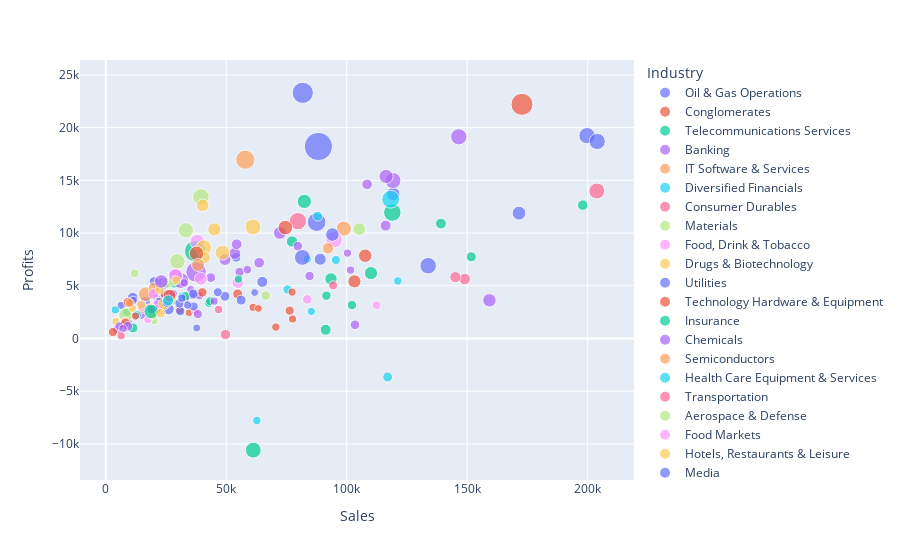

Notebook cell for this chart:
### Code cell
#Let's take outliners out

df_8_new = df_8[~df_8['Company'].isin(['ExxonMobil', 'Royal Dutch Shell', 'BP', 'Wal-Mart Stores'])]

fig_satis_kar_8 = px.scatter(df_8_new, x='Sales', y='Profits', color='Industry', size='Market_Value', hover_name='Company')

fig_satis_kar_8.show()

### Figure 1 — Plotly figure (JSON) as saved in the notebook; plotly's stock layout.template omitted (floating-point values rounded to 4 significant figures)
{"data": [{"hovertemplate": "<b>%{hovertext}</b><br><br>Industry=Oil & Gas Operations<br>Sales=%{x}<br>Profits=%{y}<br>Market_Value=%{marker.size}<extra></extra>", "hovertext": ["PetroChina", "Gazprom", "Petrobras-Petróleo Brasil", "Sinopec-China Petroleum", "Total", "Chevron", "ConocoPhillips", "ENI", "Schlumberger", "StatoilHydro", "Reliance Industries", "BG Group", "Rosneft", "Cnooc", "Occidental Petroleum", "Lukoil Holding", "EnCana", "Oil & Natural Gas", "Suncor Energy", "Devon Energy", "Transocean", "Repsol-YPF"], "legendgroup": "Oil & Gas Operations", "marker": {"color": "#636efa", "size": [546140, 306790, 236670, 186380, 181800, 179970, 129150, 127380, 103380, 98360, 89290, 79280, 77940, 76060, 63640, 62250, 57470, 54110, 47960, 45650, 44570, 42350], "sizemode": "area", "sizeref": 1365.0, "symbol": "circle"}, "mode": "markers", "name": "Oil & Gas Operations", "orientation": "v", "showlegend": true, "type": "scatter", "x": [88240, 81760, 87520, 133790, 199740, 203970, 171500, 119270, 23710, 89000, 26070, 16430, 21960, 11160, 20010, 54110, 24280, 18900, 18080, 11360, 6380, 61800], "xaxis": "x", "y": [18210, 23300, 11040, 6900, 19240, 18690, 11890, 13700, 5180, 7520, 2790, 3460, 3630, 3880, 5400, 7690, 4240, 4110, 2850, 3610, 3130, 4360], "yaxis": "y"}, {"hovertemplate": "<b>%{hovertext}</b><br><br>Industry=Conglomerates<br>Sales=%{x}<br>Profits=%{y}<br>Market_Value=%{marker.size}<extra></extra>", "hovertext": ["General Electric", "Siemens", "United Technologies", "ABB", "3M", "Honeywell International"], "legendgroup": "Conglomerates", "marker": {"color": "#EF553B", "size": [330930, 118470, 69110, 58070, 55480, 42830], "sizemode": "area", "sizeref": 1365.0, "symbol": "circle"}, "mode": "markers", "name": "Conglomerates", "orientation": "v", "showlegend": true, "type": "scatter", "x": [172740, 103200, 54760, 30670, 24460, 34590], "xaxis": "x", "y": [22210, 5420, 4220, 2720, 4100, 2440], "yaxis": "y"}, {"hovertemplate": "<b>%{hovertext}</b><br><br>Industry=Telecommunications Services<br>Sales=%{x}<br>Profits=%{y}<br>Market_Value=%{marker.size}<extra></extra>", "hovertext": ["China Mobile", "AT&T", "Vodafone", "Telefónica", "América Móvil", "Verizon Communications", "France Telecom", "Deutsche Telekom", "China Telecom", "Nippon Telegraph & Tel", "Telstra", "Telecom Italia", "Singapore Telecom"], "legendgroup": "Telecommunications Services", "marker": {"color": "#00cc96", "size": [308590, 210220, 171940, 138420, 104700, 104270, 87890, 83190, 61890, 60270, 56680, 48620, 43960], "sizemode": "area", "sizeref": 1365.0, "symbol": "circle"}, "mode": "markers", "name": "Telecommunications Services", "orientation": "v", "showlegend": true, "type": "scatter", "x": [37060, 118930, 61230, 82400, 28530, 93470, 77310, 91260, 22420, 91570, 20110, 42810, 8670], "xaxis": "x", "y": [8290, 11950, -10590, 13000, 5370, 5650, 9200, 830, 3480, 4060.0, 2760, 3350, 2490], "yaxis": "y"}, {"hovertemplate": "<b>%{hovertext}</b><br><br>Industry=Banking<br>Sales=%{x}<br>Profits=%{y}<br>Market_Value=%{marker.size}<extra></extra>", "hovertext": ["ICBC", "HSBC Holdings", "Bank of America", "Bank of China", "JPMorgan Chase", "CCB-China Construction Bank", "Citigroup", "Banco Santander", "Mitsubishi UFJ Financial", "Wells Fargo", "Intesa Sanpaolo", "BNP Paribas", "BBVA-Banco Bilbao Vizcaya", "UniCredit Group", "Royal Bank of Scotland", "Sberbank", "Bank of Communications", "Royal Bank of Canada", "China Merchants Bank", "Société Générale Group", "Barclays", "Wachovia", "Banco Bradesco", "Sumitomo Mitsui Financial", "US Bancorp", "Commonwealth Bank", "Lloyds TSB Group", "Bank of New York Mellon", "Mizuho Financial", "Toronto-Dominion Bank", "Bank of Nova Scotia", "Standard Chartered Group", "Crédit Agricole", "HBOS", "National Australia Bank", "KBC Group"], "legendgroup": "Banking", "marker": {"color": "#ab63fa", "size": [289570, 180810, 176530, 171450, 136880, 126550, 123440, 113270, 98140, 96370, 86290, 81900, 78290, 77460, 76640, 71880, 71240, 64410, 63650, 62930, 62430, 60690, 59800, 56100, 55390, 51860, 50950, 50270, 48800, 48380, 48080, 46940, 45730, 44840, 43950, 43660], "sizemode": "area", "sizeref": 1365.0, "symbol": "circle"}, "mode": "markers", "name": "Banking", "orientation": "v", "showlegend": true, "type": "scatter", "x": [37480, 146500, 119190, 31130, 116350, 29160, 159230, 72260, 49490, 53590, 22250, 116160, 54340, 63670, 108450, 14750, 8850, 43570, 4840, 103440, 79700, 55530, 36120, 33040, 20310, 26480, 58740, 14780, 32520.0, 26510, 28020, 21250, 101590, 100320, 38880, 35220], "xaxis": "x", "y": [6310, 19130, 14980, 5490, 15370, 5930, 3620, 10020, 7500, 8060.0, 3380, 10710, 8940, 7190, 14620, 3150, 1570, 5770, 870, 1300, 8760, 6310, 4110, 3760, 4320, 3800, 6530, 2220, 5280, 4200, 4250, 2810, 6490, 8100, 4060.0, 4660], "yaxis": "y"}, {"hovertemplate": "<b>%{hovertext}</b><br><br>Industry=IT Software & Services<br>Sales=%{x}<br>Profits=%{y}<br>Market_Value=%{marker.size}<extra></extra>", "hovertext": ["Microsoft", "IBM", "Google", "Oracle", "SAP"], "legendgroup": "IT Software & Services", "marker": {"color": "#FFA15A", "size": [253150, 157620, 147660, 96570, 57770], "sizemode": "area", "sizeref": 1365.0, "symbol": "circle"}, "mode": "markers", "name": "IT Software & Services", "orientation": "v", "showlegend": true, "type": "scatter", "x": [57900, 98790, 16590, 20080, 14960], "xaxis": "x", "y": [16960, 10420, 4200, 4780, 2810], "yaxis": "y"}, {"hovertemplate": "<b>%{hovertext}</b><br><br>Industry=Diversified Financials<br>Sales=%{x}<br>Profits=%{y}<br>Market_Value=%{marker.size}<extra></extra>", "hovertext": ["Berkshire Hathaway", "UBS", "Goldman Sachs Group", "Deutsche Bank", "Credit Suisse Group", "Fortis", "American Express", "Merrill Lynch", "Morgan Stanley", "Sun Hung Kai Properties"], "legendgroup": "Diversified Financials", "marker": {"color": "#19d3f3", "size": [216650, 68260, 67160, 56270, 50850, 49040, 48980, 48020, 46530, 45820], "sizemode": "area", "sizeref": 1365.0, "symbol": "circle"}, "mode": "markers", "name": "Diversified Financials", "orientation": "v", "showlegend": true, "type": "scatter", "x": [118250, 116980, 87970, 95500, 83720, 121190, 31560, 62680, 85330, 3960], "xaxis": "x", "y": [13210, -3650, 11600, 7450, 7530, 5460, 4010, -7780, 2560, 2710], "yaxis": "y"}, {"hovertemplate": "<b>%{hovertext}</b><br><br>Industry=Consumer Durables<br>Sales=%{x}<br>Profits=%{y}<br>Market_Value=%{marker.size}<extra></extra>", "hovertext": ["Procter & Gamble", "Toyota Motor", "Volkswagen Group", "Daimler", "L'Oréal Group", "Honda Motor"], "legendgroup": "Consumer Durables", "marker": {"color": "#FF6692", "size": [203670, 175080, 90230, 85160, 72990, 56820], "sizemode": "area", "sizeref": 1365.0, "symbol": "circle"}, "mode": "markers", "name": "Consumer Durables", "orientation": "v", "showlegend": true, "type": "scatter", "x": [79740, 203800, 149000, 145110, 20830, 94350], "xaxis": "x", "y": [11130, 13990, 5640, 5820, 2720, 5040], "yaxis": "y"}, {"hovertemplate": "<b>%{hovertext}</b><br><br>Industry=Materials<br>Sales=%{x}<br>Profits=%{y}<br>Market_Value=%{marker.size}<extra></extra>", "hovertext": ["BHP Billiton", "Rio Tinto", "Vale", "China Shenhua Energy", "ArcelorMittal", "Anglo American", "Xstrata", "MMC Norilsk Nickel", "Aluminum Corp of China", "Posco", "Barrick Gold", "Baoshan Iron & Steel"], "legendgroup": "Materials", "marker": {"color": "#B6E880", "size": [190620, 165480, 161390, 134730, 108820, 85050, 77010, 51450, 51080, 49210, 45510, 42160], "sizemode": "area", "sizeref": 1365.0, "symbol": "circle"}, "mode": "markers", "name": "Materials", "orientation": "v", "showlegend": true, "type": "scatter", "x": [39500, 29700, 33230, 8230, 105220, 25470, 28210, 11930, 7930, 27910, 6780, 20150], "xaxis": "x", "y": [13420, 7310, 10260, 2240, 10370, 5290, 5500, 6190, 1500, 3580, 1200, 1670], "yaxis": "y"}, {"hovertemplate": "<b>%{hovertext}</b><br><br>Industry=Food, Drink & Tobacco<br>Sales=%{x}<br>Profits=%{y}<br>Market_Value=%{marker.size}<extra></extra>", "hovertext": ["Nestlé", "Altria Group", "Coca-Cola", "PepsiCo", "Unilever", "British Amer Tobacco", "InBev", "Diageo", "Japan Tobacco", "Kraft Foods"], "legendgroup": "Food, Drink & Tobacco", "marker": {"color": "#FF97FF", "size": [188110, 154200, 135860, 111420, 92750, 76070, 55890, 52920, 48860, 47790], "sizemode": "area", "sizeref": 1365.0, "symbol": "circle"}, "mode": "markers", "name": "Food, Drink & Tobacco", "orientation": "v", "showlegend": true, "type": "scatter", "x": [94760, 38050, 28860, 39470, 54820, 19880, 21070, 15020, 17530, 37240], "xaxis": "x", "y": [9380, 9160, 5980, 5660, 5300, 4230, 3210, 2990, 1790, 2590], "yaxis": "y"}, {"hovertemplate": "<b>%{hovertext}</b><br><br>Industry=Drugs & Biotechnology<br>Sales=%{x}<br>Profits=%{y}<br>Market_Value=%{marker.size}<extra></extra>", "hovertext": ["Johnson & Johnson", "Roche Holding", "Pfizer", "GlaxoSmithKline", "Novartis", "Sanofi-aventis", "Merck & Co", "Wyeth", "Eli Lilly & Co", "AstraZeneca", "Amgen", "Takeda Pharmaceutical", "Bristol-Myers Squibb", "Gilead Sciences", "Novo Nordisk"], "legendgroup": "Drugs & Biotechnology", "marker": {"color": "#FECB52", "size": [175510, 169320, 152170, 120050, 111620, 101170, 95920, 58360, 56870, 54860, 49510, 47440, 44750, 43950, 42650], "sizemode": "area", "sizeref": 1365.0, "symbol": "circle"}, "mode": "markers", "name": "Drugs & Biotechnology", "orientation": "v", "showlegend": true, "type": "scatter", "x": [61100, 40650, 48420, 45070, 40220, 40950, 24200, 22400, 18630, 29210, 14770, 11110, 19350, 4230, 8190.0], "xaxis": "x", "y": [10580, 8600, 8140.0, 10350, 12620, 7680, 3280, 4620, 2950, 5530, 3170, 2860, 2170, 1620, 1670], "yaxis": "y"}, {"hovertemplate": "<b>%{hovertext}</b><br><br>Industry=Utilities<br>Sales=%{x}<br>Profits=%{y}<br>Market_Value=%{marker.size}<extra></extra>", "hovertext": ["EDF Group", "E.ON", "Suez Group", "Iberdrola", "RWE Group", "ENEL", "Gaz de France", "Exelon", "UES of Russia", "CEZ", "Veolia Environnement"], "legendgroup": "Utilities", "marker": {"color": "#636efa", "size": [170810, 126220, 83560, 72780, 68190, 67000, 56730, 49490, 47090, 43860, 42780], "sizemode": "area", "sizeref": 1365.0, "symbol": "circle"}, "mode": "markers", "name": "Utilities", "orientation": "v", "showlegend": true, "type": "scatter", "x": [81600, 94040, 64960.0, 25500, 56170, 49470, 36470, 18920, 34000, 7650, 37760], "xaxis": "x", "y": [7690, 9860, 5370, 3440, 3640, 4010, 3030, 2740, 3170, 1330, 1000], "yaxis": "y"}, {"hovertemplate": "<b>%{hovertext}</b><br><br>Industry=Technology Hardware & Equipment<br>Sales=%{x}<br>Profits=%{y}<br>Market_Value=%{marker.size}<extra></extra>", "hovertext": ["Nokia", "Cisco Systems", "Hewlett-Packard", "Apple", "Qualcomm", "Nintendo", "Canon", "Research In Motion", "Sony", "Matsushita Electric Indl", "Dell"], "legendgroup": "Technology Hardware & Equipment", "marker": {"color": "#EF553B", "size": [145660, 145390, 122040, 109880, 68340, 65600, 61750, 58730, 48030, 45310, 44600], "sizemode": "area", "sizeref": 1365.0, "symbol": "circle"}, "mode": "markers", "name": "Technology Hardware & Equipment", "orientation": "v", "showlegend": true, "type": "scatter", "x": [74540, 37680, 107670, 26500, 9290, 8230, 40060, 2950, 70600, 77510, 61130], "xaxis": "x", "y": [10520, 8070, 7850, 4070.0, 3420, 1480, 4370, 610, 1080, 1850, 2950], "yaxis": "y"}, {"hovertemplate": "<b>%{hovertext}</b><br><br>Industry=Insurance<br>Sales=%{x}<br>Profits=%{y}<br>Market_Value=%{marker.size}<extra></extra>", "hovertext": ["China Life Insurance", "American Intl Group", "Allianz", "ING Group", "AXA Group", "Ping An Insurance Group", "Generali Group", "Manulife Financial", "Zurich Financial Services"], "legendgroup": "Insurance", "marker": {"color": "#00cc96", "size": [144450, 118200, 80300, 75780, 70330, 67930, 60790, 59180, 45760], "sizemode": "area", "sizeref": 1365.0, "symbol": "circle"}, "mode": "markers", "name": "Insurance", "orientation": "v", "showlegend": true, "type": "scatter", "x": [18860, 110060, 139120, 197930, 151700, 11280, 102160, 33080, 55050], "xaxis": "x", "y": [2560, 6200, 10900, 12650, 7750, 1000, 3170, 4010, 5630], "yaxis": "y"}, {"hovertemplate": "<b>%{hovertext}</b><br><br>Industry=Chemicals<br>Sales=%{x}<br>Profits=%{y}<br>Market_Value=%{marker.size}<extra></extra>", "hovertext": ["Saudi Basic Industries", "Monsanto", "BASF", "Bayer Group", "Potash of Saskatchewan", "Mosaic"], "legendgroup": "Chemicals", "marker": {"color": "#ab63fa", "size": [124850, 63390, 60960, 59000, 50550, 49320], "sizemode": "area", "sizeref": 1365.0, "symbol": "circle"}, "mode": "markers", "name": "Chemicals", "orientation": "v", "showlegend": true, "type": "scatter", "x": [23020, 9120, 84600, 38200, 5600, 7160], "xaxis": "x", "y": [5410, 1160, 5930, 2320, 1180, 940], "yaxis": "y"}, {"hovertemplate": "<b>%{hovertext}</b><br><br>Industry=Semiconductors<br>Sales=%{x}<br>Profits=%{y}<br>Market_Value=%{marker.size}<extra></extra>", "hovertext": ["Intel", "Samsung Electronics", "Taiwan Semiconductor"], "legendgroup": "Semiconductors", "marker": {"color": "#FFA15A", "size": [115590, 87840, 52660], "sizemode": "area", "sizeref": 1365.0, "symbol": "circle"}, "mode": "markers", "name": "Semiconductors", "orientation": "v", "showlegend": true, "type": "scatter", "x": [38330, 92260, 9950], "xaxis": "x", "y": [6980, 8560, 3370], "yaxis": "y"}, {"hovertemplate": "<b>%{hovertext}</b><br><br>Industry=Health Care Equipment & Services<br>Sales=%{x}<br>Profits=%{y}<br>Market_Value=%{marker.size}<extra></extra>", "hovertext": ["Abbott Laboratories", "UnitedHealth Group", "Medtronic"], "legendgroup": "Health Care Equipment & Services", "marker": {"color": "#19d3f3", "size": [82770, 58160, 55810], "sizemode": "area", "sizeref": 1365.0, "symbol": "circle"}, "mode": "markers", "name": "Health Care Equipment & Services", "orientation": "v", "showlegend": true, "type": "scatter", "x": [25910, 75430, 12930], "xaxis": "x", "y": [3610, 4650, 2230], "yaxis": "y"}, {"hovertemplate": "<b>%{hovertext}</b><br><br>Industry=Transportation<br>Sales=%{x}<br>Profits=%{y}<br>Market_Value=%{marker.size}<extra></extra>", "hovertext": ["United Parcel Service", "Mxller-Maersk", "China Cosco Holdings"], "legendgroup": "Transportation", "marker": {"color": "#FF6692", "size": [73810, 45660, 44950], "sizemode": "area", "sizeref": 1365.0, "symbol": "circle"}, "mode": "markers", "name": "Transportation", "orientation": "v", "showlegend": true, "type": "scatter", "x": [49690, 46830, 6400], "xaxis": "x", "y": [380, 2750, 250], "yaxis": "y"}, {"hovertemplate": "<b>%{hovertext}</b><br><br>Industry=Aerospace & Defense<br>Sales=%{x}<br>Profits=%{y}<br>Market_Value=%{marker.size}<extra></extra>", "hovertext": ["Boeing"], "legendgroup": "Aerospace & Defense", "marker": {"color": "#B6E880", "size": [63320], "sizemode": "area", "sizeref": 1365.0, "symbol": "circle"}, "mode": "markers", "name": "Aerospace & Defense", "orientation": "v", "showlegend": true, "type": "scatter", "x": [66390], "xaxis": "x", "y": [4070.0], "yaxis": "y"}, {"hovertemplate": "<b>%{hovertext}</b><br><br>Industry=Food Markets<br>Sales=%{x}<br>Profits=%{y}<br>Market_Value=%{marker.size}<extra></extra>", "hovertext": ["Tesco", "Carrefour Group"], "legendgroup": "Food Markets", "marker": {"color": "#FF97FF", "size": [62410, 49950], "sizemode": "area", "sizeref": 1365.0, "symbol": "circle"}, "mode": "markers", "name": "Food Markets", "orientation": "v", "showlegend": true, "type": "scatter", "x": [83610, 112400], "xaxis": "x", "y": [3710, 3150], "yaxis": "y"}, {"hovertemplate": "<b>%{hovertext}</b><br><br>Industry=Hotels, Restaurants & Leisure<br>Sales=%{x}<br>Profits=%{y}<br>Market_Value=%{marker.size}<extra></extra>", "hovertext": ["McDonald's"], "legendgroup": "Hotels, Restaurants & Leisure", "marker": {"color": "#FECB52", "size": [62320], "sizemode": "area", "sizeref": 1365.0, "symbol": "circle"}, "mode": "markers", "name": "Hotels, Restaurants & Leisure", "orientation": "v", "showlegend": true, "type": "scatter", "x": [22790], "xaxis": "x", "y": [2400], "yaxis": "y"}, {"hovertemplate": "<b>%{hovertext}</b><br><br>Industry=Media<br>Sales=%{x}<br>Profits=%{y}<br>Market_Value=%{marker.size}<extra></extra>", "hovertext": ["Walt Disney", "Comcast", "News Corp", "Time Warner", "Vivendi"], "legendgroup": "Media", "marker": {"color": "#636efa", "size": [61030, 58840, 57570, 55830, 46360], "sizemode": "area", "sizeref": 1365.0, "symbol": "circle"}, "mode": "markers", "name": "Media", "orientation": "v", "showlegend": true, "type": "scatter", "x": [36380, 30900, 30550, 46480, 31620], "xaxis": "x", "y": [4240, 2590, 3330, 4390, 3830], "yaxis": "y"}, {"hovertemplate": "<b>%{hovertext}</b><br><br>Industry=Retailing<br>Sales=%{x}<br>Profits=%{y}<br>Market_Value=%{marker.size}<extra></extra>", "hovertext": ["CVS Caremark", "H&M Hennes & Mauritz", "Home Depot", "Target"], "legendgroup": "Retailing", "marker": {"color": "#EF553B", "size": [57820, 46810, 44810, 43070], "sizemode": "area", "sizeref": 1365.0, "symbol": "circle"}, "mode": "markers", "name": "Retailing", "orientation": "v", "showlegend": true, "type": "scatter", "x": [76330, 12310, 77350, 63370], "xaxis": "x", "y": [2640, 2130, 4400, 2850], "yaxis": "y"}, {"hovertemplate": "<b>%{hovertext}</b><br><br>Industry=Trading Companies<br>Sales=%{x}<br>Profits=%{y}<br>Market_Value=%{marker.size}<extra></extra>", "hovertext": ["Mitsubishi"], "legendgroup": "Trading Companies", "marker": {"color": "#00cc96", "size": [53090], "sizemode": "area", "sizeref": 1365.0, "symbol": "circle"}, "mode": "markers", "name": "Trading Companies", "orientation": "v", "showlegend": true, "type": "scatter", "x": [43290], "xaxis": "x", "y": [3540], "yaxis": "y"}, {"hovertemplate": "<b>%{hovertext}</b><br><br>Industry=Capital Goods<br>Sales=%{x}<br>Profits=%{y}<br>Market_Value=%{marker.size}<extra></extra>", "hovertext": ["Caterpillar"], "legendgroup": "Capital Goods", "marker": {"color": "#ab63fa", "size": [45130], "sizemode": "area", "sizeref": 1365.0, "symbol": "circle"}, "mode": "markers", "name": "Capital Goods", "orientation": "v", "showlegend": true, "type": "scatter", "x": [44960], "xaxis": "x", "y": [3540], "yaxis": "y"}], "layout": {"legend": {"itemsizing": "constant", "title": {"text": "Industry"}, "tracegroupgap": 0}, "margin": {"t": 60}, "xaxis": {"anchor": "y", "domain": [0, 1], "title": {"text": "Sales"}}, "yaxis": {"anchor": "x", "domain": [0, 1], "title": {"text": "Profits"}}}}
